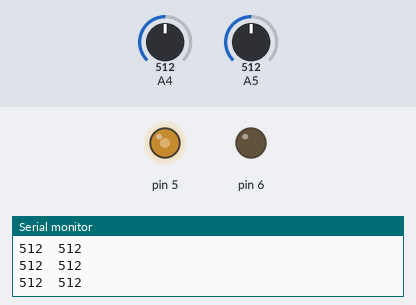
Recording of a sketch running on a simulated Arduino Uno, built with avr-gcc and run on an emulated ATmega328P. Shown: output pins drawn as LEDs (lit = HIGH), the last lines printed to the serial monitor. The inputs (shaded band) are chosen by the test bench; at power-on: A4 = 512, A5 = 512.

Above: at 1.2 s.
1.3 s: A4 set to 981
At 2.1 s:
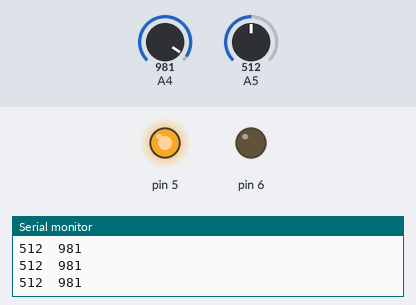
2.8 s: A4 set to 1018
At 3.2 s:
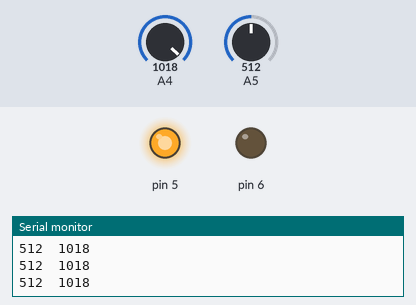
5.8 s: A5 set to 521
At 6.5 s:
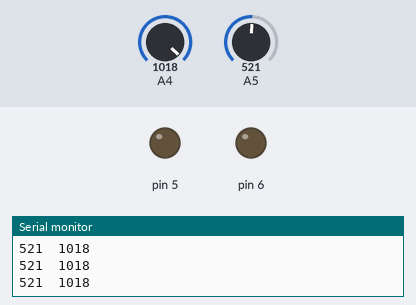
7.3 s: A5 set to 538
At 7.6 s:
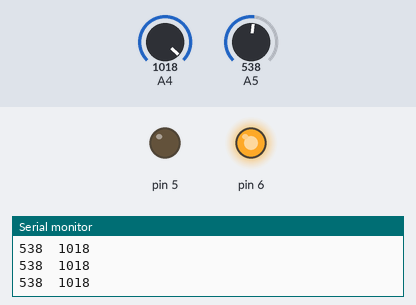
8.8 s: A4 set to 716
At 10.0 s:
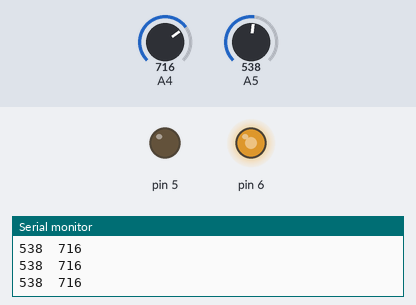
10.3 s: A5 set to 518
At 11.2 s:
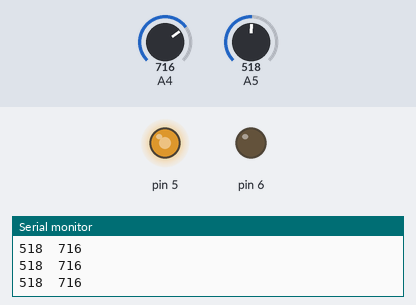
Timing chart, 0 to 12.8 s (numbered marks = the images above; inputs shaded):
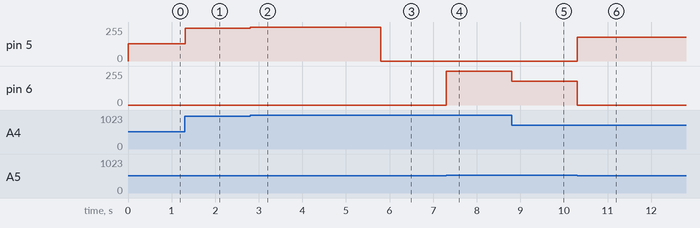

The sketch:

Joystick_Motor_Control.ino
```cpp
void setup() {
  // put your setup code here, to run once:
  Serial.begin(9600);
  pinMode(6, OUTPUT);
  pinMode(5, OUTPUT);
}

void loop() {
  // put your main code here, to run repeatedly:
  Serial.print(analogRead(5));
  Serial.print("\t");
  Serial.println(analogRead(4));
  if ((analogRead(5) >= 528) && (analogRead(4) != 524)) {
    analogWrite(6, analogRead(4)/4);
    digitalWrite(5, LOW);
  }
  else if ((analogRead(5) <= 520) && (analogRead(4) != 524)) {
    digitalWrite(6, LOW);
    analogWrite(5, analogRead(4)/4);
  }
  else{
    digitalWrite(6, LOW);
    digitalWrite(5, LOW);
  }
}
```

Measured:
- the behaviour switches between 520 and 521 on A5 (found by bisection; images 2 and 3)
- after the input at 1.3 s, pin 5: 128/255 → 245/255 at once
- after the input at 2.8 s, pin 5: 245/255 → 254/255 at once
- after the input at 5.8 s, pin 5: 254/255 → 0/255 at once
- after the input at 7.3 s, pin 6: 0/255 → 254/255 at once
- after the input at 8.8 s, pin 6: 254/255 → 179/255 at once
- after the input at 10.3 s, pin 5: 0/255 → 179/255 at once; pin 6: 179/255 → 0/255 at once
